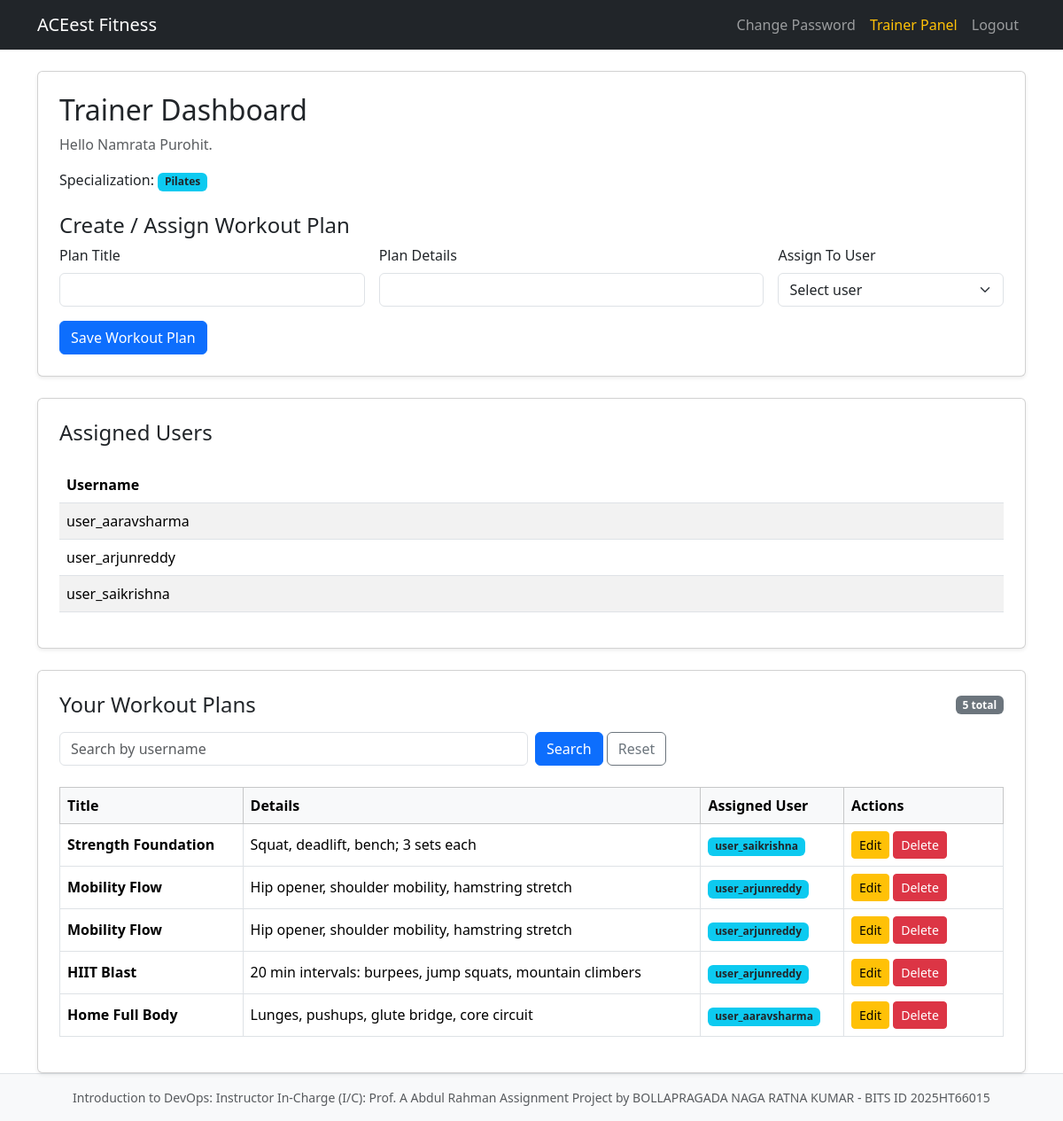
The page /trainer (signed in) on the database its author committed.
### app.py (models this page shows)
class Trainer(db.Model):
    id = db.Column(db.Integer, primary_key=True)
    user_id = db.Column(db.Integer, db.ForeignKey('user.id'), unique=True, nullable=False)
    name = db.Column(db.String(100), nullable=False)
    specialization = db.Column(db.String(100), nullable=False)
    user = db.relationship('User', backref=db.backref('trainer_profile', uselist=False), foreign_keys=[user_id])

class User(db.Model, UserMixin):
    id = db.Column(db.Integer, primary_key=True)
    username = db.Column(db.String(150), unique=True, nullable=False)
    password = db.Column(db.String(150), nullable=False)
    role = db.Column(db.String(50), default='user')
    trainer_id = db.Column(db.Integer, db.ForeignKey('user.id'))
    assigned_trainer = db.relationship(
        'User',
        remote_side=[id],
        foreign_keys=[trainer_id],
        backref=db.backref('assigned_users', lazy='dynamic'),
        lazy='joined',
    )

class WorkoutPlan(db.Model):
    id = db.Column(db.Integer, primary_key=True)
    title = db.Column(db.String(150), nullable=False)
    details = db.Column(db.Text, nullable=False)
    trainer_id = db.Column(db.Integer, db.ForeignKey('user.id'), nullable=False)
    user_id = db.Column(db.Integer, db.ForeignKey('user.id'), nullable=False)
    trainer = db.relationship('User', foreign_keys=[trainer_id], backref='created_workout_plans')
    user = db.relationship('User', foreign_keys=[user_id], backref='workout_plans')

### app.py (the view)
@app.route('/trainer')
@login_required
@role_required('trainer')
def trainer_dashboard():
    trainer_profile = Trainer.query.filter_by(user_id=current_user.id).first()
    assigned_users = User.query.filter_by(
        trainer_id=current_user.id,
        role='user'
    ).order_by(User.username).all()
    user_search = request.args.get('user', '').strip().lower()
    plans_query = WorkoutPlan.query.filter_by(trainer_id=current_user.id)
    if user_search:
        matching_user_ids = [u.id for u in assigned_users if user_search in u.username.lower()]
        plans_query = plans_query.filter(WorkoutPlan.user_id.in_(matching_user_ids or [-1]))
    workout_plans = plans_query.order_by(WorkoutPlan.id.desc()).all()
    assigned_user_map = {u.id: u.username for u in assigned_users}
    return render_template(
        'trainer_dashboard.html',
        trainer_profile=trainer_profile,
        assigned_users=assigned_users,
        workout_plans=workout_plans,
        assigned_user_map=assigned_user_map,
        user_search=user_search,
    )

### app.py (called while the page is built)
@login_manager.user_loader
def load_user(user_id):
    return db.session.get(User, int(user_id))

def role_required(*roles):
    def decorator(view_function):
        @wraps(view_function)
        def wrapped_view(*args, **kwargs):
            if not current_user.is_authenticated:
                return login_manager.unauthorized()
            if current_user.role not in roles:
                flash('Access denied.', 'danger')
                return redirect(url_for('dashboard'))
            return view_function(*args, **kwargs)
        return wrapped_view
    return decorator

### templates/trainer_dashboard.html (shortened to what this page needs)
{% extends "base.html" %}
{% block content %}
<div class="card shadow-sm p-4 mb-4">
    <h2 class="mb-2">Trainer Dashboard</h2>
    <p class="text-muted">Hello {{ trainer_profile.name if trainer_profile else current_user.username }}.</p>
    <p class="mb-4">Specialization: <span class="badge bg-info text-dark">{{ trainer_profile.specialization if trainer_profile else 'Not set' }}</span></p>
    <h4>Create / Assign Workout Plan</h4>
    <form method="POST" action="{{ url_for('create_workout_plan') }}" class="row g-3">
        <div class="col-md-4">
            <label class="form-label">Plan Title</label>
            <input type="text" name="title" class="form-control" required>
        </div>
        <div class="col-md-5">
            <label class="form-label">Plan Details</label>
            <input type="text" name="details" class="form-control" required>
        </div>
        <div class="col-md-3">
            <label class="form-label">Assign To User</label>
            <select name="user_id" class="form-select" required>
                <option value="">Select user</option>
            </select>
        </div>
        <div class="col-12">
            <button type="submit" class="btn btn-primary">Save Workout Plan</button>
        </div>
    </form>
</div>
<div class="card shadow-sm p-4 mb-4">
    <h4>Assigned Users</h4>
    <div class="table-responsive mt-3">
        <table class="table table-striped align-middle">
            <thead>
                <tr>
                    <th>Username</th>
                </tr>
            </thead>
            <tbody>
                {% for user in assigned_users %}
                    <tr>
                        <td>{{ user.username }}</td>
                    </tr>
                {% else %}
                    <tr>
                        <td class="text-muted">No users assigned yet.</td>
                    </tr>
                {% endfor %}
            </tbody>
        </table>
    </div>
</div>
<div class="card shadow-sm p-4">
    <div class="d-flex justify-content-between align-items-center mb-3">
        <h4 class="mb-0">Your Workout Plans</h4>
        <span class="badge bg-secondary">{{ workout_plans|length }} total</span>
    </div>
    <form method="GET" action="{{ url_for('trainer_dashboard') }}" class="row g-2 mb-3">
        <div class="col-md-6">
            <input
                type="text"
                name="user"
                class="form-control"
                placeholder="Search by username"
                value="{{ user_search }}"
            >
        </div>
        <div class="col-auto">
            <button type="submit" class="btn btn-primary">Search</button>
            <a href="{{ url_for('trainer_dashboard') }}" class="btn btn-outline-secondary">Reset</a>
        </div>
    </form>
    <div class="table-responsive mt-2">
        <table class="table table-bordered table-hover align-middle">
            <thead class="table-light">
                <tr>
                    <th>Title</th>
                    <th>Details</th>
                    <th>Assigned User</th>
                    <th style="width: 180px;">Actions</th>
                </tr>
            </thead>
            <tbody>
                {% for plan in workout_plans %}
                    <tr>
                        <td class="fw-semibold">{{ plan.title }}</td>
                        <td>{{ plan.details }}</td>
                        <td>
                            <span class="badge bg-info text-dark">
                                {{ assigned_user_map.get(plan.user_id, 'Unknown User') }}
                            </span>
                        </td>
                        <td>
                            <a href="{{ url_for('edit_workout_plan', plan_id=plan.id) }}" class="btn btn-sm btn-warning">Edit</a>
                            <form method="POST" action="{{ url_for('delete_workout_plan', plan_id=plan.id) }}" class="d-inline"
                                  onsubmit="return confirm('Delete this workout plan?');">
                                <button type="submit" class="btn btn-sm btn-danger">Delete</button>
                            </form>
                        </td>
                    </tr>
                {% else %}
                    <tr>
                        <td colspan="4" class="text-muted text-center py-4">No workout plans added yet.</td>
                    </tr>
                {% endfor %}
            </tbody>
        </table>
    </div>
</div>
{% endblock %}

### rows shown on the page
Trainer: name "Namrata Purohit", specialization "Pilates"
User: username "user_aaravsharma", get "user_aaravsharma"
User: username "user_arjunreddy", get "user_arjunreddy"
User: username "user_saikrishna", get "user_saikrishna"
WorkoutPlan: title "Strength Foundation", details "Squat, deadlift, bench; 3 sets each"
WorkoutPlan: title "Mobility Flow", details "Hip opener, shoulder mobility, hamstring stretch"
WorkoutPlan: title "Mobility Flow", details "Hip opener, shoulder mobility, hamstring stretch"
WorkoutPlan: title "HIIT Blast", details "20 min intervals: burpees, jump squats, mountain climbers"
WorkoutPlan: title "Home Full Body", details "Lunges, pushups, glute bridge, core circuit"

### other values the page prints
{{ workout_plans|length }} "5"
